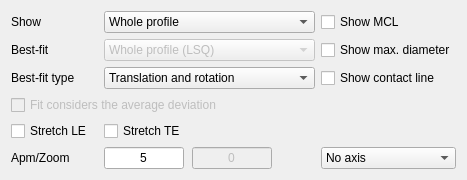
     <widget class="QWidget" name="globalForm">
      <attribute name="title">
       <string>Global form</string>
      </attribute>
      <layout class="QGridLayout" name="gridLayout_3">
       <item row="4" column="2">
        <widget class="QCheckBox" name="stretchTECheckBox">
         <property name="enabled">
          <bool>true</bool>
         </property>
         <property name="text">
          <string>Stretch TE</string>
         </property>
         <property name="checked">
          <bool>false</bool>
         </property>
        </widget>
       </item>
       <item row="5" column="2">
        <widget class="QLineEdit" name="scaleLineEdit">
         <property name="maximumSize">
          <size>
           <width>80</width>
           <height>16777215</height>
          </size>
         </property>
         <property name="inputMethodHints">
          <set>Qt::ImhDigitsOnly</set>
         </property>
         <property name="text">
          <string>5</string>
         </property>
         <property name="alignment">
          <set>Qt::AlignCenter</set>
         </property>
        </widget>
       </item>
       <item row="0" column="6">
        <widget class="QCheckBox" name="mclCheckBox">
         <property name="text">
          <string>Show MCL</string>
         </property>
         <property name="checked">
          <bool>false</bool>
         </property>
        </widget>
       </item>
       <item row="3" column="0" colspan="5">
        <widget class="QCheckBox" name="avgDevCheckBox">
         <property name="enabled">
          <bool>false</bool>
         </property>
         <property name="text">
          <string>Fit considers the average deviation</string>
         </property>
         <property name="checked">
          <bool>false</bool>
         </property>
        </widget>
       </item>
       <item row="5" column="0" colspan="2">
        <widget class="QLabel" name="scaleLabel">
         <property name="text">
          <string>Apm/Zoom</string>
         </property>
        </widget>
       </item>
       <item row="1" column="6">
        <widget class="QCheckBox" name="maxDiamCheckBox">
         <property name="text">
          <string>Show max. diameter</string>
         </property>
         <property name="checked">
          <bool>false</bool>
         </property>
        </widget>
       </item>
       <item row="2" column="0">
        <widget class="QLabel" name="typeBestFitLabel">
         <property name="text">
          <string>Best-fit type</string>
         </property>
        </widget>
       </item>
       <item row="0" column="0">
        <widget class="QLabel" name="showLabel">
         <property name="text">
          <string>Show</string>
         </property>
        </widget>
       </item>
       <item row="2" column="6">
        <widget class="QCheckBox" name="contactCheckBox">
         <property name="text">
          <string>Show contact line</string>
         </property>
         <property name="checked">
          <bool>false</bool>
         </property>
        </widget>
       </item>
       <item row="4" column="0">
        <widget class="QCheckBox" name="stretchLECheckBox">
         <property name="enabled">
          <bool>true</bool>
         </property>
         <property name="text">
          <string>Stretch LE</string>
         </property>
         <property name="checked">
          <bool>false</bool>
         </property>
        </widget>
       </item>
       <item row="5" column="3">
        <widget class="QLineEdit" name="increaseLineEdit">
         <property name="enabled">
          <bool>false</bool>
         </property>
         <property name="minimumSize">
          <size>
           <width>80</width>
           <height>0</height>
          </size>
         </property>
         <property name="maximumSize">
          <size>
           <width>80</width>
           <height>16777215</height>
          </size>
         </property>
         <property name="text">
          <string>0</string>
         </property>
         <property name="alignment">
          <set>Qt::AlignCenter</set>
         </property>
        </widget>
       </item>
       <item row="1" column="0">
        <widget class="QLabel" name="bestFitLabel">
         <property name="text">
          <string>Best-fit</string>
         </property>
        </widget>
       </item>
       <item row="2" column="2" colspan="4">
        <widget class="QComboBox" name="typeBFComboBox">
         <item>
          <property name="text">
           <string>Translation and rotation</string>
          </property>
         </item>
         <item>
          <property name="text">
           <string>Only translation</string>
          </property>
         </item>
         <item>
          <property name="text">
           <string>Only rotation</string>
          </property>
         </item>
         <item>
          <property name="text">
           <string>Only X translation</string>
          </property>
         </item>
         <item>
          <property name="text">
           <string>Only Y translation</string>
          </property>
         </item>
         <item>
          <property name="text">
           <string>X translation and rotation</string>
          </property>
         </item>
         <item>
          <property name="text">
           <string>Y translation and rotation</string>
          </property>
         </item>
        </widget>
       </item>
       <item row="1" column="2" colspan="4">
        <widget class="QComboBox" name="bestFitComboBox">
         <property name="enabled">
          <bool>false</bool>
         </property>
         <property name="editable">
          <bool>false</bool>
         </property>
         <property name="maxVisibleItems">
          <number>10</number>
         </property>
         <item>
          <property name="text">
           <string>Whole profile (LSQ)</string>
          </property>
         </item>
         <item>
          <property name="text">
           <string>No fit</string>
          </property>
         </item>
         <item>
          <property name="text">
           <string>Profile without LE/TE (LSQ)</string>
          </property>
         </item>
         <item>
          <property name="text">
           <string>Profile without TE (LSQ)</string>
          </property>
         </item>
         <item>
          <property name="text">
           <string>2 points at 10%</string>
          </property>
         </item>
         <item>
          <property name="text">
           <string>Fit in tolerance band</string>
          </property>
         </item>
         <item>
          <property name="text">
           <string>Min. Form</string>
          </property>
         </item>
        </widget>
       </item>
       <item row="0" column="2" colspan="4">
        <widget class="QComboBox" name="profileTypeComboBox">
         <property name="enabled">
          <bool>true</bool>
         </property>
         <item>
          <property name="text">
           <string>Whole profile</string>
          </property>
         </item>
         <item>
          <property name="text">
           <string>Profile without LE/TE</string>
          </property>
         </item>
         <item>
          <property name="text">
           <string>Profile without TE</string>
          </property>
         </item>
         <item>
          <property name="text">
           <string>Profile without LE/TE (LSQ local)</string>
          </property>
         </item>
         <item>
          <property name="text">
           <string>Profile without LE/TE (Form local)</string>
          </property>
         </item>
        </widget>
       </item>
       <item row="5" column="6">
        <widget class="QComboBox" name="axisComboBox">
         <property name="enabled">
          <bool>true</bool>
         </property>
         <property name="currentIndex">
          <number>0</number>
         </property>
         <item>
          <property name="text">
           <string>No axis</string>
          </property>
         </item>
         <item>
          <property name="text">
           <string>Axis center</string>
          </property>
         </item>
         <item>
          <property name="text">
           <string>Axis left/down</string>
          </property>
         </item>
        </widget>
       </item>
      </layout>
     </widget>
